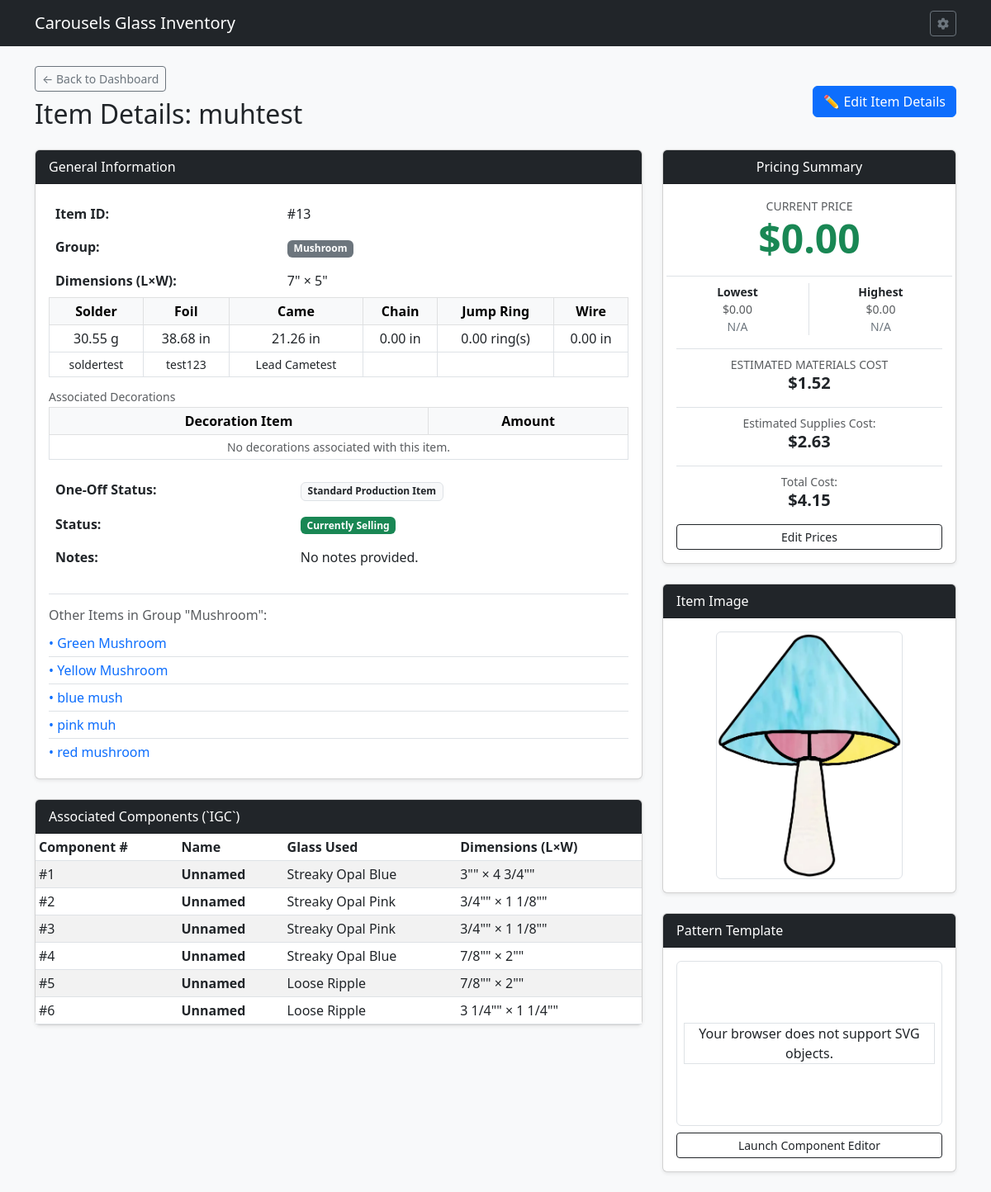
Before: /item/13 with the older database file.
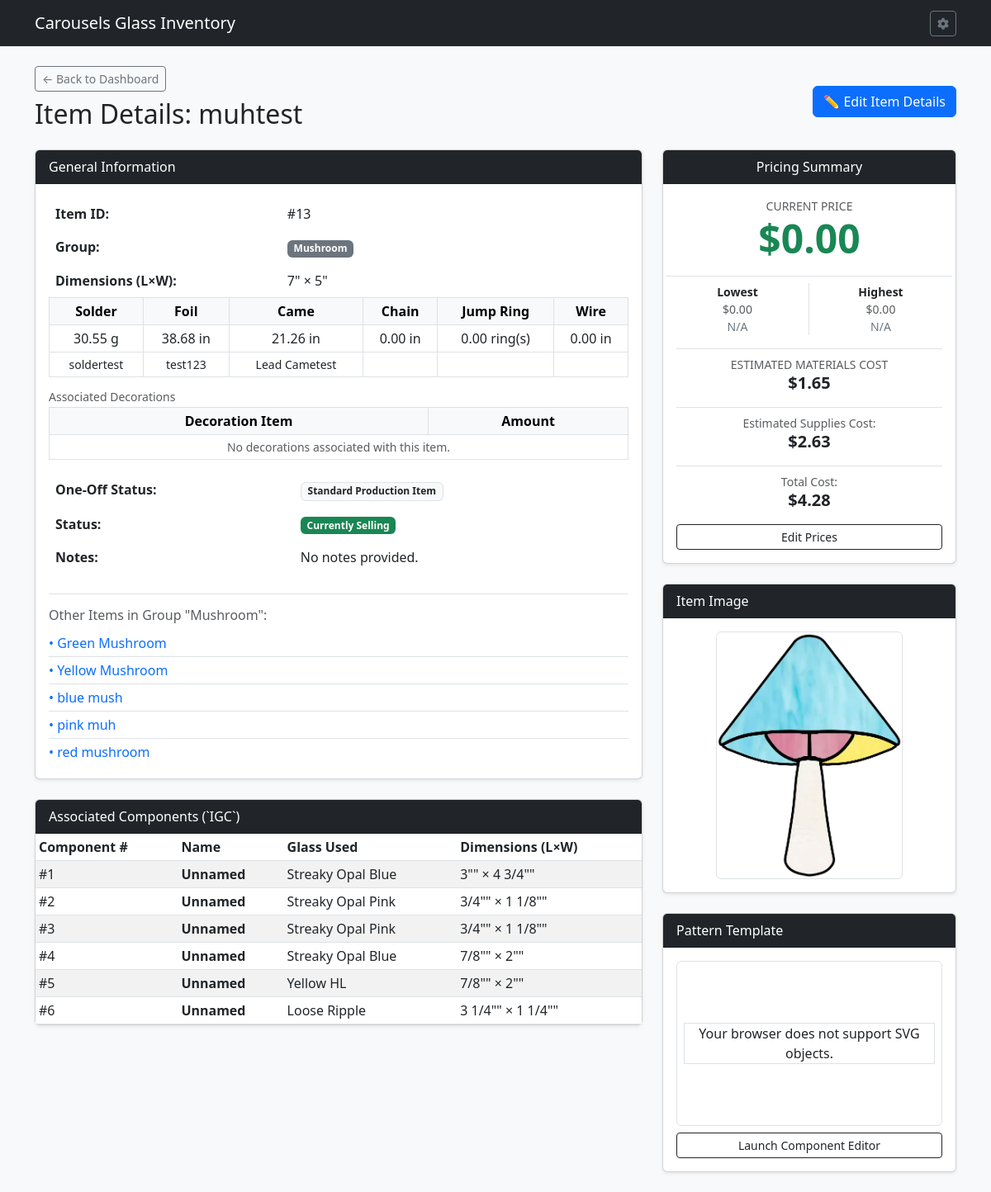
After: the same page with the newer database file.
### tables this page shows
CREATE TABLE IGC (

    COMPID INTEGER PRIMARY KEY AUTOINCREMENT,	--Component ID
    COMPNAME TEXT,				--Component Name (opt)
    ITEMID INTEGER,				--Item ID
    COMPNUM INTEGER,				--Component Number
    SVGREG INTEGER,				--SVG Region Number
    GLASSID INTEGER,				--Glass ID
    COMPLEN NUMERIC,				--Component Length
    COMPWID NUMERIC,				--Component Width
    COMPNOTE TEXT,				--Component Note
    ISSCRAP INTEGER,				--Can be made from scraps bool
    ISGRAIN INTEGER,				--Pay attention to Grain bool
    ISACTIVE INTEGER,				--Is Active bool

    FOREIGN KEY (ITEMID) REFERENCES ITM(ITEMID) ON DELETE CASCADE ON UPDATE CASCADE,
    FOREIGN KEY (GLASSID) REFERENCES GSI(GLASSID) ON DELETE SET NULL ON UPDATE CASCADE
);

CREATE TABLE GSI (

    GLASSID INTEGER PRIMARY KEY AUTOINCREMENT,	--Glass Id number
    GLSNAME TEXT,				--Glass Name
    GLSMANF TEXT,				--Glass Manufacturer
    GLSLEN NUMERIC,				--Glass Length
    GLSWID NUMERIC,				--Glass Width
    GLSTHK NUMERIC,				--Glass Thickness
    GLSTEX TEXT,				--Glass Texture
    GLSIRI INTEGER,				--Iridescent Bool
    GLSOPAL INTEGER,				--Opalescent Bool
    GLSOURCE TEXT,				--Glass Source
    GLLINK TEXT,				--URL to Glass
    GLSIMG TEXT,				--Image of Glass
    GLSNOTE TEXT,				--Notes about Glass
    COLOR TEXT,					--Glass color
    GTRNSN TEXT,				--Glass Transparency
    ISACTIVE INTEGER,				--Is Active Bool

    FOREIGN KEY (GLSTEX) REFERENCES GTL(GLSTEX) ON DELETE SET NULL ON UPDATE CASCADE,
    FOREIGN KEY (COLOR) REFERENCES COLOR(COLOR) ON DELETE SET NULL ON UPDATE CASCADE,
    FOREIGN KEY (GLSOURCE) REFERENCES GSL(GLSOURCE) ON DELETE SET NULL ON UPDATE CASCADE,
    FOREIGN KEY (GTRNSN) REFERENCES GTRNS(GTRNSN) ON DELETE SET NULL ON UPDATE CASCADE

);

### routes/item_routes.py (the view, shortened to what this page needs)
@item_bp.route('/item/<int:item_id>', methods=['GET'])
def item_detail(item_id):
    db = get_db()
    raw_item = db.execute(
        'SELECT * FROM ITM WHERE ITEMID = ?', (item_id,)
    ).fetchone()
    if not raw_item:
        flash('Item record not found.', 'danger')
        return redirect(url_for('index'))
    item = dict(raw_item)
    components = db.execute(
        """

            SELECT c.*, g.GLSNAME

            FROM IGC c

            LEFT JOIN GSI g ON c.GLASSID = g.GLASSID

            WHERE c.ITEMID = ?

            ORDER BY c.COMPNUM ASC

        """,
        (item_id,),
    ).fetchall()
    current_price = db.execute(
        """

            SELECT ITMPRICE AS PRICE FROM IPC

            WHERE ITEMID = ? AND (ENDDATE IS NULL OR ENDDATE >= DATE('now'))

            ORDER BY STDATE DESC LIMIT 1

        """,
        (item_id,),
    ).fetchone()
    lowest_price = db.execute(
        """

            SELECT ITMPRICE AS PRICE, STDATE AS START_DATE, ENDDATE AS END_DATE FROM IPC

            WHERE ITEMID = ?

            ORDER BY ITMPRICE ASC LIMIT 1

        """,
        (item_id,),
    ).fetchone()
    highest_price = db.execute(
        """

            SELECT ITMPRICE AS PRICE, STDATE AS START_DATE, ENDDATE AS END_DATE FROM IPC

            WHERE ITEMID = ?

            ORDER BY ITMPRICE DESC LIMIT 1

        """,
        (item_id,),
    ).fetchone()
    group_siblings = []
    if not item['ONEOFF'] and item['ITMGRP']:
        group_siblings = db.execute(
            """

                SELECT ITEMID, ITMNAME FROM ITM

                WHERE ITMGRP = ? AND ONEOFF = 0

                ORDER BY ITMNAME ASC

            """,
            (item['ITMGRP'],),
        ).fetchall()
    components_with_cost = db.execute(
        """

            SELECT c.COMPLEN, c.COMPWID, g.GLSLEN, g.GLSWID,

                   (SELECT gp.GLSPRICE FROM GPC gp

                    WHERE gp.GLASSID = g.GLASSID AND (gp.ENDDATE IS NULL OR gp.ENDDATE >= DATE('now'))

                    ORDER BY gp.STDATE DESC LIMIT 1) AS LATEST_GLSPRICE

            FROM IGC c

            JOIN GSI g ON c.GLASSID = g.GLASSID

            WHERE c.ITEMID = ? AND c.COMPLEN IS NOT NULL AND c.COMPWID IS NOT NULL

                  AND g.GLSLEN IS NOT NULL AND g.GLSWID IS NOT NULL AND g.GLSLEN > 0 AND g.GLSWID > 0

        """,
        (item_id,),
    ).fetchall()
    materials_cost = 0.0
    for comp in components_with_cost:
        comp_sqin = (comp['COMPLEN'] or 0) * (comp['COMPWID'] or 0)
        glass_sheet_area = (comp['GLSLEN'] or 1) * (comp['GLSWID'] or 1)
        glass_sheet_price = comp['LATEST_GLSPRICE'] or 0.0
        if glass_sheet_area > 0:
            cost_per_sqin = glass_sheet_price / glass_sheet_area
            materials_cost += comp_sqin * cost_per_sqin
    associated_supplies_rows = db.execute(
        """

        SELECT msi.MSIID, msi.MSINAME, msi.MSITYPE, imi.IMIAMT, msi.MSIUNIT, u.CFACTOR

        FROM IMI imi

        JOIN MSI msi ON imi.MSIID = msi.MSIID

        LEFT JOIN UNTS u ON msi.UNTTYPE = u.UNTTYPE

        WHERE imi.ITEMID = ?

        """,
        (item_id,),
    ).fetchall()
    supplies_map = {row['MSITYPE']: row for row in associated_supplies_rows}
    associated_decorations = db.execute(
        """

        SELECT m.MSIID, m.MSINAME, i.IMIAMT, m.MSIUNIT, u.CFACTOR

        FROM IMI i

        JOIN MSI m ON i.MSIID = m.MSIID

        LEFT JOIN UNTS u ON m.UNTTYPE = u.UNTTYPE

        WHERE i.ITEMID = ? AND m.MSITYPE = 'Decoration'

        ORDER BY m.MSINAME ASC

        """,
        (item_id,),
    ).fetchall()
    item['MSLDR_NAME'] = supplies_map['Solder']['MSINAME'] if 'Solder' in supplies_map else ''
    item['MFOIL_NAME'] = supplies_map['Foil']['MSINAME'] if 'Foil' in supplies_map else ''
    item['MCAME_NAME'] = supplies_map['Came']['MSINAME'] if 'Came' in supplies_map else ''
    item['MCHAIN_NAME'] = supplies_map['Chain']['MSINAME'] if 'Chain' in supplies_map else ''
    item['MRING_NAME']  = supplies_map['Rings']['MSINAME'] if 'Rings' in supplies_map else ''
    item['MWIRE_NAME']  = supplies_map['Wire']['MSINAME'] if 'Wire' in supplies_map else ''
    raw_sldr = float(supplies_map['Solder']['IMIAMT']) if 'Solder' in supplies_map and supplies_map['Solder']['IMIAMT'] is not None else 0.0
    raw_came = float(supplies_map['Came']['IMIAMT']) if 'Came' in supplies_map and supplies_map['Came']['IMIAMT'] is not None else 0.0
    itm_supplies = {
        'ITMSLDR': (raw_sldr * SOLDER_CONVERSION * 2) + (raw_came * CAME_CONVERSION * 2),
        'ITMCAME': raw_came,
        'ITMFOIL': float(supplies_map['Foil']['IMIAMT']) if 'Foil' in supplies_map and supplies_map['Foil']['IMIAMT'] is not None else 0.0,
        'ITMCHAIN': float(supplies_map['Chain']['IMIAMT']) if 'Chain' in supplies_map and supplies_map['Chain']['IMIAMT'] is not None else 0.0,
        'ITMRING': float(supplies_map['Rings']['IMIAMT']) if 'Rings' in supplies_map and supplies_map['Rings']['IMIAMT'] is not None else 0,
        'ITMWIRE': float(supplies_map['Wire']['IMIAMT']) if 'Wire' in supplies_map and supplies_map['Wire']['IMIAMT'] is not None else 0.0
    }
    estimated_supplies_core_cost = 0.0
    for msi_type, qty in itm_supplies.items():
        type_lookup_map = {
            'ITMSLDR': 'Solder',
            'ITMFOIL': 'Foil',
            'ITMCAME': 'Came',
            'ITMCHAIN': 'Chain',
            'ITMRING': 'Rings',
            'ITMWIRE': 'Wire'
        }
        actual_type = type_lookup_map.get(msi_type)
        supply_data = supplies_map.get(actual_type)
        if qty and qty > 0 and supply_data and supply_data['MSIID']:
            misc_id = supply_data['MSIID']
            cfactor = supply_data['CFACTOR']
            msiunit = supply_data['MSIUNIT']
            price_row = db.execute(
                """

                    SELECT MSIPRICE AS PRICE FROM MSP

                    WHERE MSIID = ? AND (ENDDATE IS NULL OR ENDDATE >= DATE('now'))

                    ORDER BY STDATE DESC LIMIT 1

                """,
                (misc_id,),
            ).fetchone()
            if price_row and price_row['PRICE']:
                unit_price = float(price_row['PRICE'])
                valid_cfactor = float(cfactor) if cfactor and float(cfactor) > 0 else 1.0
                valid_msiunit = float(msiunit) if msiunit is not None and float(msiunit) > 0 else 1.0
                divisor = valid_cfactor * valid_msiunit
                if divisor > 0 and unit_price > 0:
                    estimated_supplies_core_cost += qty * (unit_price / divisor)
    decorations_cost = 0.0
    estimated_supplies_cost = estimated_supplies_core_cost + decorations_cost
    total_cost = materials_cost + estimated_supplies_cost
    return render_template(
        'item_detail.html',
        item=item,
        components=components,
        current_price=current_price,
        lowest_price=lowest_price,
        highest_price=highest_price,
        materials_cost=materials_cost,
        estimated_supplies_cost=estimated_supplies_cost,
        total_cost=total_cost,
        group_siblings=group_siblings,
        itm_supplies=itm_supplies,
        associated_supplies=associated_supplies_rows,
        associated_decorations=associated_decorations
    )

### app.py (called while the page is built)
def get_db():
    conn = sqlite3.connect(DATABASE)
    conn.row_factory = sqlite3.Row
    conn.execute("PRAGMA foreign_keys = ON;")
    return conn

### routes/item_routes.py (called while the page is built)
def get_db():
    from __main__ import get_db
    return get_db()

### utils.py (called while the page is built)
def format_fractional_inches(value):
    if value is None:
        return '—'
    try:
        val = float(value)
    except (ValueError, TypeError):
        return '—'
    whole = int(val)
    remainder = val - whole
    eighths = round(remainder * 8)
    if eighths == 8:
        whole += 1
        eighths = 0
    fractions = {
        0: '',
        1: '1/8',
        2: '1/4',
        3: '3/8',
        4: '1/2',
        5: '5/8',
        6: '3/4',
        7: '7/8'
    }
    frac_str = fractions.get(eighths, '')
    if whole == 0 and frac_str == '':
        return '0"'
    elif whole == 0:
        return f'{frac_str}"'
    elif frac_str == '':
        return f'{whole}"'
    else:
        return f'{whole} {frac_str}"'

### templates/item_detail.html (shortened to what the changed rows need)
{% extends 'base.html' %}
{% block content %}
<div class="d-flex justify-content-between align-items-center mb-3">
    <div>
        <h2>Item Details: {{ item.ITMNAME }}</h2>
    </div>
</div>
<div class="row">
    <div class="col-md-8">
        <div class="card shadow-sm mb-4">
            <div class="card-body">
                <div class="row align-items-center">
                    <div class="col-md-12">
                        <table class="table table-borderless mb-0">
                            <tbody>
                                <tr>
                                    <th style="width: 40%;">Item ID:</th>
                                </tr>
                                <tr>
                                    <th>Group:</th>
                                </tr>
                                <tr>
                                    <th>Dimensions (L×W):</th>
                                </tr>
                                <tr>
                                    <table class="table table-bordered table-sm text-center align-middle">
                                        <thead class="table-light">
                                            <tr>
                                                <th>Solder</th>
                                                <th>Foil</th>
                                                <th>Came</th>
                                                <th>Chain</th>
                                                <th>Jump Ring</th>
                                                <th>Wire</th>
                                            </tr>
                                        </thead>
                                    </table>
				</tr>
<div class="mt-3">
    <table class="table table-bordered table-sm text-center align-middle">
        <thead class="table-light">
            <tr>
                <th>Decoration Item</th>
                <th>Amount</th>
            </tr>
        </thead>
    </table>
</div>
                        <table class="table table-borderless mb-0">
			<tbody>
                                <tr>
                                    <th>One-Off Status:</th>
                                </tr>
                                <tr>
                                    <th>Status:</th>
                                </tr>
                                <tr>
                                    <th>Notes:</th>
                                </tr>
                            </tbody>
                        </table>
                    </div>
                </div>
            </div>
        </div>
        <div class="card shadow-sm">
            <div class="card-body p-0">
                <table class="table table-sm table-striped mb-0">
                    <thead>
                        <tr>
                            <th>Component #</th>
                            <th>Name</th>
                            <th>Glass Used</th>
                            <th>Dimensions (L×W)</th>
                        </tr>
                    </thead>
                    <tbody>
                        {% for comp in components %}
                        <tr class="component-row" data-comp-id="{{ comp.COMPNUM }}" style="cursor: pointer;" title="Click to highlight in SVG pattern">
                            <td>#{{ comp.COMPNUM }}</td>
                            <td><strong>{{ comp.COMPNAME or 'Unnamed' }}</strong></td>
                            <td>{{ comp.GLSNAME or 'Unassigned' }}</td>
                            <td>{{ comp.COMPLEN | inch_format}}" × {{ comp.COMPWID | inch_format}}"</td>
                        </tr>
                        {% else %}
                        <tr>
                            <td colspan="4" class="text-center py-3 text-muted">No components mapped for this item.</td>
                        </tr>
                        {% endfor %}
                    </tbody>
                </table>
            </div>
        </div>
    </div>
    <div class="col-md-4">
        <div class="card shadow-sm mb-4 text-center">
            <div class="card-body">
                <div class="mb-3">
                    <h2 class="display-5 fw-bold text-success mb-0">
                        ${% if current_price %}{{ "%.2f"|format(current_price.PRICE) }}{% else %}0.00{% endif %}
                    </h2>
                </div>
        <div class="border-top mt-3 pt-2 text-center">
            <span class="text-muted small d-block">ESTIMATED MATERIALS COST</span>
            <span class="h5 fw-bold text-dark">${% if materials_cost %}{{ "%.2f"|format(materials_cost) }}{% else %}0.00{% endif %}</span>
        </div>
        <div class="border-top mt-3 pt-2 text-center">
                        <span class="text-muted small d-block">Total Cost:</span>
                        <strong class="h5 fw-bold text-dark">${{ "%.2f"|format(total_cost) }}</strong>
                    </div>
            </div>
        </div>
    </div>
</div>
{% endblock %}

Changed rows visible on the page:
changed IGC: GLSNAME "Loose Ripple" → "Yellow HL"
Other visible differences:
{{ "%.2f"|format(materials_cost) }}: "1.52" → "1.65"
{{ "%.2f"|format(total_cost) }}: "4.15" → "4.28"
